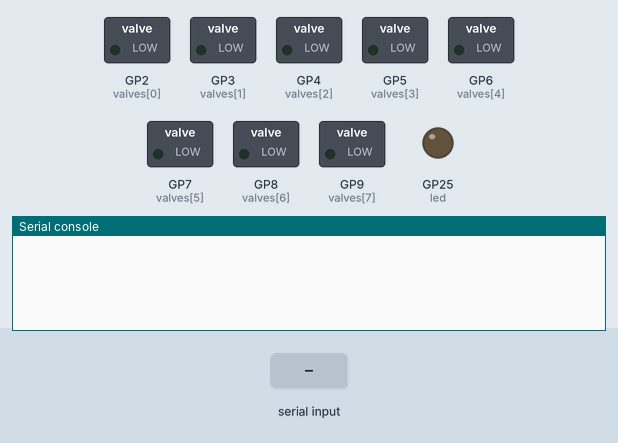
Recording of a program running on a simulated Raspberry Pi Pico running MicroPython. Parts: switched loads named in the program (green lamp = pin HIGH), output pins drawn as LEDs (lit = HIGH), the last lines printed to the serial console. The inputs (shaded band) are chosen by the test bench.

Above: at 1.2 s.
1.3 s: "ID?" typed at the serial console, then Enter
At 2.0 s:
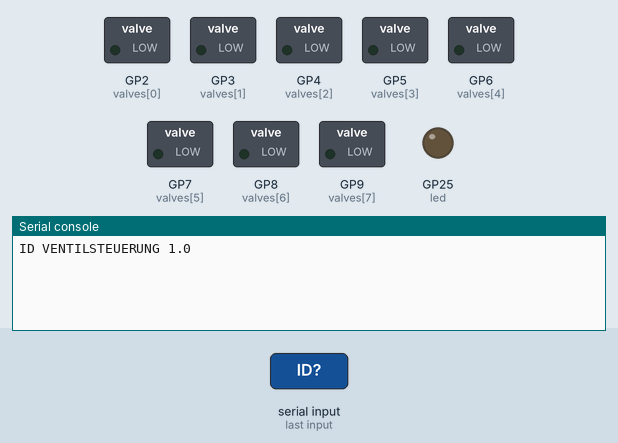
2.8 s: "STATE?" typed at the serial console, then Enter
At 3.2 s:
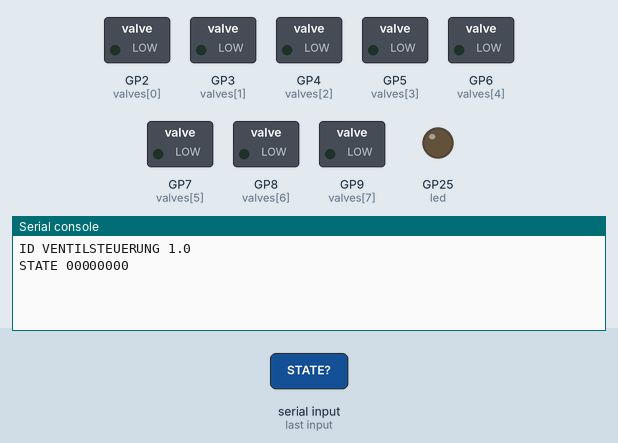
4.3 s: "OFF" typed at the serial console, then Enter
At 5.5 s:
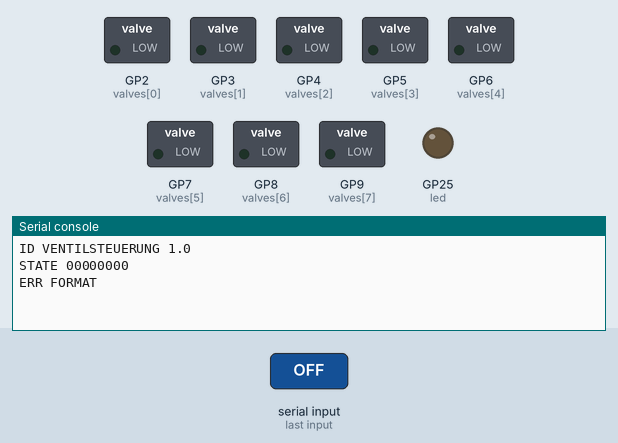

Measured:
- after the input at 1.3 s, the serial console: prints a new line at once (image 1)
- after the input at 2.8 s, the serial console: prints a new line at once (image 2)
- after the input at 4.3 s, the serial console: prints a new line at once (image 3)

The program:

main.py
```python
"""Solenoid valve controller firmware for the Raspberry Pi Pico (MicroPython).

Implements the SAME line protocol as the relay firmware already installed on
the board (verified against the real device on 2026-08-28), so this file can
be flashed as a drop-in replacement without touching the GUI:

    PC -> Pico (one command per line, <target> <command>):
        R<n> ON|OFF     switch channel n (1-8)
        ALL ON|OFF      switch all channels at once
    Pico -> PC:
        OK <target> <command>   command executed
        ERR FORMAT              line is not exactly two tokens
        ERR CMD                 second token is not ON/OFF
        ERR TARGET              first token is not R1..R8 or ALL

Extensions beyond the original firmware (single-token commands the original
answers with ERR FORMAT, which the GUI tolerates):
        ID?      -> ID VENTILSTEUERUNG 1.0
        STATE?   -> STATE <bbbbbbbb>   (live state feedback for the GUI)

On boot all channels are off. On connection loss the outputs keep their last
commanded state; the GUI is responsible for warning the user.

NOTE on wiring (verified 2026-08-28): relay ON = valve CLOSED, relay OFF =
valve OPEN. The protocol and this firmware speak in relay states; the GUI
(GUI/gui.py, RELAY_ON_MEANS_OPEN) maps them to logical valve states.
"""

import sys
import uselect
from machine import Pin

VERSION = "1.0"

# GPIO pins driving the 8 valve outputs (via MOSFET/relay driver, active high).
VALVE_PINS = [2, 3, 4, 5, 6, 7, 8, 9]

# Onboard LED: on = at least one channel on, off = all off.
try:
    led = Pin("LED", Pin.OUT)
except TypeError:
    led = Pin(25, Pin.OUT)

valves = [Pin(n, Pin.OUT, value=0) for n in VALVE_PINS]
states = [0] * len(valves)

VALID_TARGETS = {"R%d" % (i + 1): i for i in range(len(valves))}


def send(line):
    sys.stdout.write(line + "\r\n")


def send_state():
    send("STATE " + "".join(str(s) for s in states))


def set_channel(index, value):
    states[index] = value
    valves[index].value(value)
    led.value(1 if any(states) else 0)


def handle_line(line):
    parts = line.strip().split()
    if len(parts) == 1:
        # Extensions for the GUI; the original firmware replies ERR FORMAT here.
        word = parts[0].upper()
        if word == "ID?":
            send("ID VENTILSTEUERUNG " + VERSION)
        elif word == "STATE?":
            send_state()
        else:
            send("ERR FORMAT")
        return
    if len(parts) != 2:
        send("ERR FORMAT")
        return

    target, command = parts[0].upper(), parts[1].upper()
    if command not in ("ON", "OFF"):
        send("ERR CMD")
        return
    value = 1 if command == "ON" else 0

    if target == "ALL":
        for i in range(len(valves)):
            set_channel(i, value)
        send("OK ALL " + command)
    elif target in VALID_TARGETS:
        set_channel(VALID_TARGETS[target], value)
        send("OK " + target + " " + command)
    else:
        send("ERR TARGET")


def main():
    for i in range(len(valves)):  # safe state on boot
        set_channel(i, 0)

    poller = uselect.poll()
    poller.register(sys.stdin, uselect.POLLIN)
    buffer = ""

    while True:
        if poller.poll(100):
            char = sys.stdin.read(1)
            if char is None:
                continue
            if char in ("\n", "\r"):
                if buffer:
                    handle_line(buffer)
                    buffer = ""
            else:
                buffer += char
                if len(buffer) > 128:  # guard against garbage input
                    buffer = ""


main()
```
